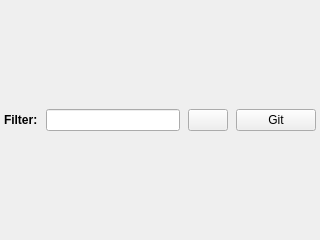
<?xml version="1.0" encoding="UTF-8"?>
<ui version="4.0">
 <class>CellmlModelRepositoryWindowWindow</class>
 <widget class="QDockWidget" name="CellmlModelRepositoryWindowWindow">
  <property name="geometry">
   <rect>
    <x>0</x>
    <y>0</y>
    <width>320</width>
    <height>240</height>
   </rect>
  </property>
  <property name="windowTitle">
   <string>CellML Model Repository</string>
  </property>
  <widget class="QWidget" name="dockWidgetContents">
   <layout class="QVBoxLayout" name="layout">
    <property name="margin">
     <number>0</number>
    </property>
    <property name="spacing">
     <number>0</number>
    </property>
    <item>
     <layout class="QHBoxLayout" name="subLayout">
      <property name="spacing">
       <number>8</number>
      </property>
      <property name="leftMargin">
       <number>4</number>
      </property>
      <property name="topMargin">
       <number>4</number>
      </property>
      <property name="rightMargin">
       <number>4</number>
      </property>
      <property name="bottomMargin">
       <number>4</number>
      </property>
      <item>
       <widget class="QLabel" name="filterLabel">
        <property name="font">
         <font>
          <weight>75</weight>
          <bold>true</bold>
         </font>
        </property>
        <property name="text">
         <string>Filter:</string>
        </property>
       </widget>
      </item>
      <item>
       <widget class="QLineEdit" name="filterValue"/>
      </item>
      <item>
       <widget class="QPushButton" name="refreshButton">
        <property name="toolTip">
         <string>Refresh</string>
        </property>
        <property name="statusTip">
         <string>Refresh the list of CellML models</string>
        </property>
        <property name="text">
         <string/>
        </property>
        <property name="icon">
         <iconset resource="../res/CellMLModelRepositoryWindow.qrc">
          <normaloff>:/oxygen/actions/view-refresh.png</normaloff>:/oxygen/actions/view-refresh.png</iconset>
        </property>
        <property name="iconSize">
         <size>
          <width>16</width>
          <height>16</height>
         </size>
        </property>
       </widget>
      </item>
      <item>
       <widget class="QPushButton" name="gitButton">
        <property name="text">
         <string>Git</string>
        </property>
       </widget>
      </item>
     </layout>
    </item>
   </layout>
  </widget>
  <action name="actionCopy">
   <property name="icon">
    <iconset resource="../res/CellMLModelRepositoryWindow.qrc">
     <normaloff>:/oxygen/actions/edit-copy.png</normaloff>:/oxygen/actions/edit-copy.png</iconset>
   </property>
   <property name="text">
    <string>Copy</string>
   </property>
   <property name="statusTip">
    <string>Copy the selection to the clipboard</string>
   </property>
  </action>
 </widget>
 <resources>
  <include location="../res/CellMLModelRepositoryWindow.qrc"/>
 </resources>
 <connections/>
</ui>
